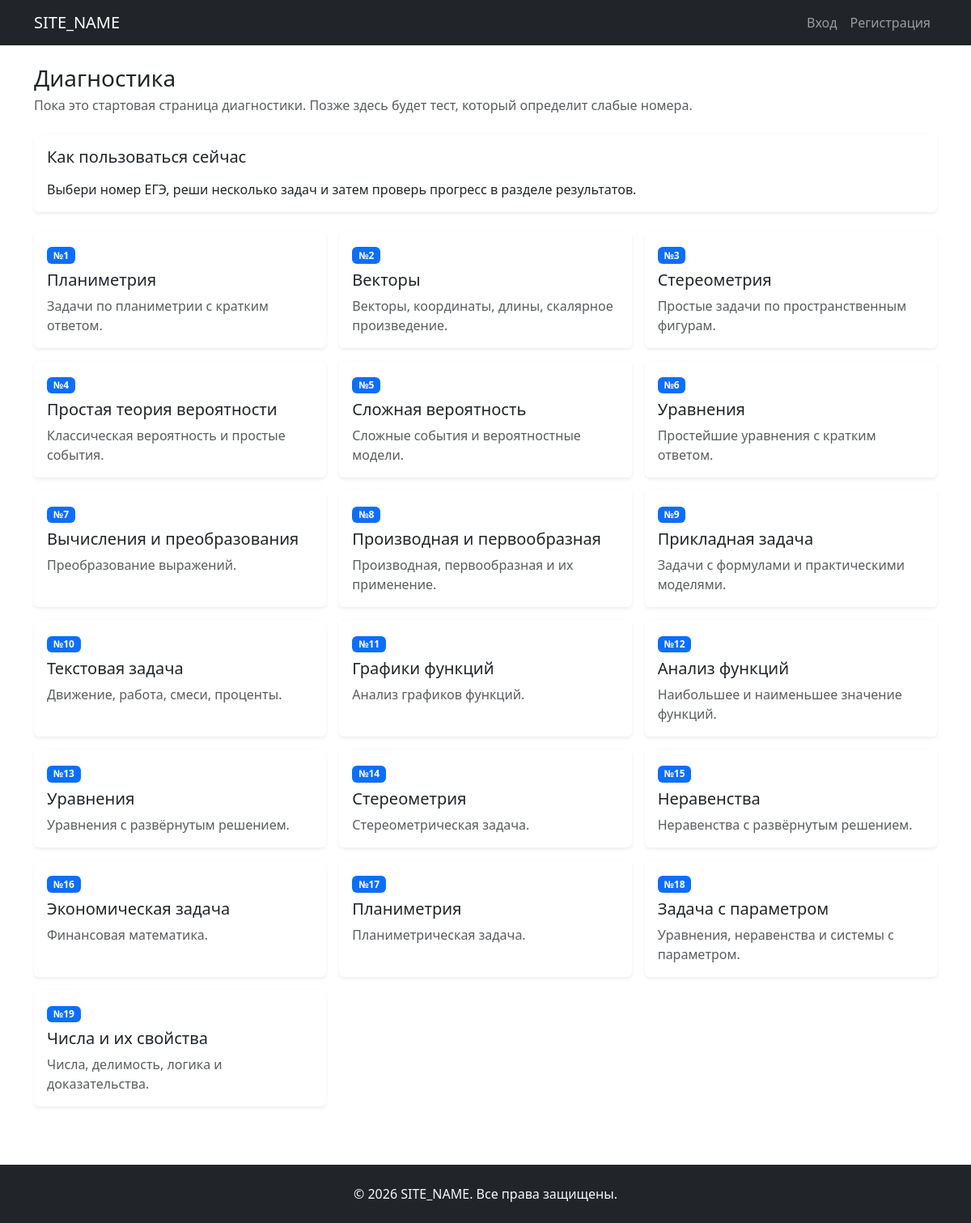
The app's page /diagnostic.php with its own data.
### tables this page shows
CREATE TABLE `ege_task_types` (
  `id` int(11) NOT NULL,
  `task_number` int(11) NOT NULL,
  `part_number` tinyint(4) NOT NULL DEFAULT 1,
  `title` varchar(255) NOT NULL,
  `difficulty_level` varchar(30) NOT NULL DEFAULT 'низкая',
  `answer_format` varchar(30) NOT NULL DEFAULT 'Краткий',
  `max_score` tinyint(4) NOT NULL DEFAULT 1,
  `content_area` varchar(255) DEFAULT NULL,
  `short_description` text DEFAULT NULL,
  `sort_order` int(11) NOT NULL DEFAULT 0,
  `is_active` tinyint(1) NOT NULL DEFAULT 1,
  `created_at` timestamp NULL DEFAULT current_timestamp()
);

### includes/functions.php (called while the page is built, shortened)
<?php
function e($value) {
	return htmlspecialchars((string)$value, ENT_QUOTES, 'UTF-8');
}

### diagnostic.php (the view, shortened to what this page needs)
<?php
require_once __DIR__ . '/includes/functions.php';
require_once __DIR__ . '/authentication/auth.php';
$tasks = [];
try {
    $result = $mysqli->query("SELECT * FROM ege_task_types WHERE is_active = 1 ORDER BY task_number ASC");
    while ($row = $result->fetch_assoc()) {
        $tasks[] = $row;
    }
} catch (Throwable $exception) {
    $errorMessage = 'Не удалось загрузить список заданий.';
}
require_once __DIR__ . '/includes/header.php';
?>
<div class="mb-4">
    <h1 class="h3 mb-1">Диагностика</h1>
    <p class="text-muted mb-0">Пока это стартовая страница диагностики. Позже здесь будет тест, который определит слабые номера.</p>
</div>
<div class="card border-0 shadow-sm mb-4">
    <div class="card-body">
        <h2 class="h5 mb-3">Как пользоваться сейчас</h2>
        <p class="mb-0">Выбери номер ЕГЭ, реши несколько задач и затем проверь прогресс в разделе результатов.</p>
    </div>
</div>
<div class="row g-3">
    <?php foreach ($tasks as $task): ?>
        <div class="col-md-6 col-xl-4">
            <a class="text-decoration-none text-reset" href="/task.php?number=<?= (int)$task['task_number'] ?>">
                <article class="card border-0 shadow-sm h-100">
                    <div class="card-body">
                        <div class="badge text-bg-primary mb-2">№<?= e($task['task_number']) ?></div>
                        <h2 class="h5 mb-2"><?= e($task['title']) ?></h2>
                        <?php if (!empty($task['short_description'])): ?>
                            <p class="text-muted mb-0"><?= e($task['short_description']) ?></p>
                        <?php endif; ?>
                    </div>
                </article>
            </a>
        </div>
    <?php endforeach; ?>
</div>
<?php require_once __DIR__ . '/includes/footer.php'; ?>

### records on screen
ege_task_types: task_number "1", title "Планиметрия", short_description "Задачи по планиметрии с кратким ответом."
ege_task_types: task_number "2", title "Векторы", short_description "Векторы, координаты, длины, скалярное произведение."
ege_task_types: task_number "3", title "Стереометрия", short_description "Простые задачи по пространственным фигурам."
ege_task_types: task_number "4", title "Простая теория вероятности", short_description "Классическая вероятность и простые события."
ege_task_types: task_number "5", title "Сложная вероятность", short_description "Сложные события и вероятностные модели."
ege_task_types: task_number "6", title "Уравнения", short_description "Простейшие уравнения с кратким ответом."
ege_task_types: task_number "7", title "Вычисления и преобразования", short_description "Преобразование выражений."
ege_task_types: task_number "8", title "Производная и первообразная", short_description "Производная, первообразная и их применение."
ege_task_types: task_number "9", title "Прикладная задача", short_description "Задачи с формулами и практическими моделями."
ege_task_types: task_number "10", title "Текстовая задача", short_description "Движение, работа, смеси, проценты."
ege_task_types: task_number "11", title "Графики функций", short_description "Анализ графиков функций."
ege_task_types: task_number "12", title "Анализ функций", short_description "Наибольшее и наименьшее значение функций."
ege_task_types: task_number "13", title "Уравнения", short_description "Уравнения с развёрнутым решением."
ege_task_types: task_number "14", title "Стереометрия", short_description "Стереометрическая задача."
ege_task_types: task_number "15", title "Неравенства", short_description "Неравенства с развёрнутым решением."
ege_task_types: task_number "16", title "Экономическая задача", short_description "Финансовая математика."
ege_task_types: task_number "17", title "Планиметрия", short_description "Планиметрическая задача."
ege_task_types: task_number "18", title "Задача с параметром", short_description "Уравнения, неравенства и системы с параметром."
ege_task_types: task_number "19", title "Числа и их свойства", short_description "Числа, делимость, логика и доказательства."

### other values on screen
SITE_NAME "SITE_NAME"
